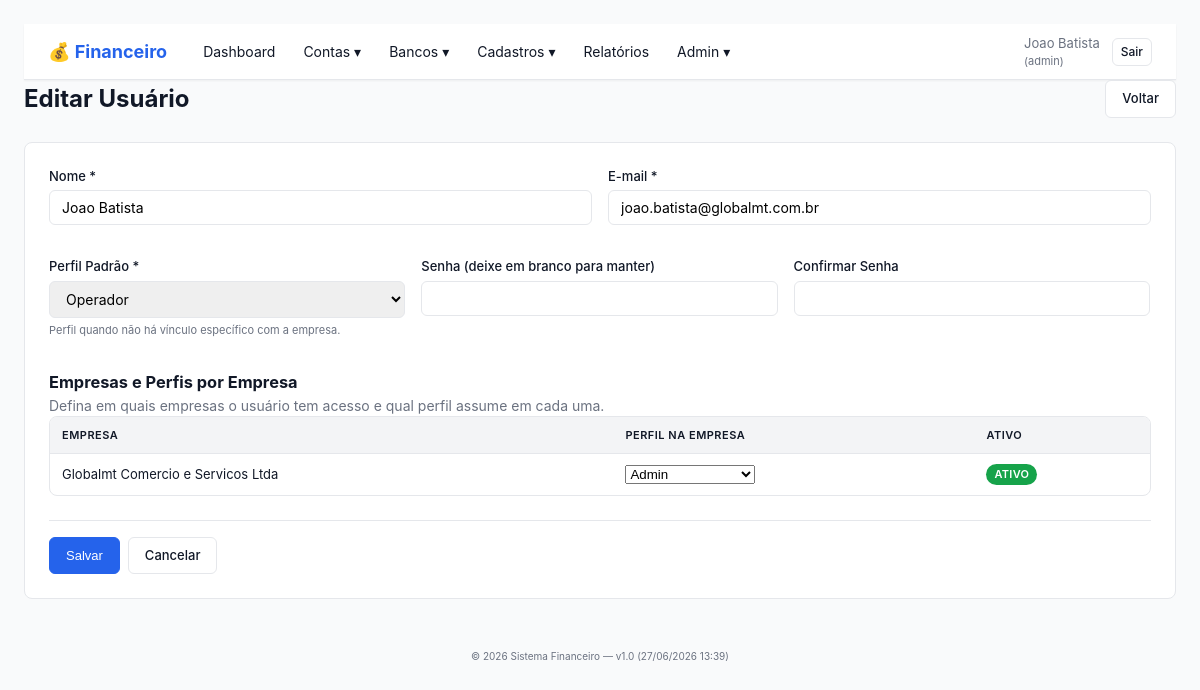
Screenshot of /usuario_form.php?id=1 (signed in) with the database file from the repository.
### tables this page shows
CREATE TABLE usuarios (
    id INT(11) NOT NULL AUTO_INCREMENT,
    nome VARCHAR(150) NOT NULL,
    email VARCHAR(150) NOT NULL,
    senha_hash VARCHAR(255) NOT NULL,
    perfil_padrao ENUM('admin','operador','aprovador','pagador','visualizador') DEFAULT 'operador',
    ativo TINYINT(1) DEFAULT 1,
    data_criacao TIMESTAMP DEFAULT CURRENT_TIMESTAMP,
    ultimo_acesso DATETIME,
    PRIMARY KEY (id),
    UNIQUE KEY uk_email (email),
    INDEX idx_ativo (ativo)
);

CREATE TABLE empresas (
    id INT(11) NOT NULL AUTO_INCREMENT,
    razao_social VARCHAR(200) NOT NULL,
    nome_fantasia VARCHAR(100),
    cnpj VARCHAR(20),
    inscricao_estadual VARCHAR(20),
    endereco VARCHAR(255),
    cidade VARCHAR(100),
    uf CHAR(2),
    cep VARCHAR(10),
    telefone VARCHAR(20),
    email VARCHAR(150),
    ativo TINYINT(1) DEFAULT 1,
    data_criacao TIMESTAMP DEFAULT CURRENT_TIMESTAMP,
    PRIMARY KEY (id),
    UNIQUE KEY uk_cnpj (cnpj),
    INDEX idx_razao_social (razao_social),
    INDEX idx_ativo (ativo)
);

### src/lib/Helper.php (called while the page is built, shortened)
<?php
function layout(string $titulo, string $view, array $vars = []): void
{
    $usuario = Auth::user();
    extract($vars, EXTR_SKIP);
    require FINANCEIRO_SRC . '/views/layout/header.php';
    require FINANCEIRO_SRC . '/views/layout/navbar.php';
    require FINANCEIRO_SRC . '/views/' . $view;
    require FINANCEIRO_SRC . '/views/layout/footer.php';
}

### src/controllers/UsuarioController.php (called while the page is built, shortened)
<?php
final class UsuarioController
{
    public function form(): void
    {
        $id = (int)($_GET['id'] ?? 0);
        $usuario = null;
        $vinculos = [];
        if ($id > 0) {
            $db = Database::getConnection();
            $stmt = $db->prepare('SELECT * FROM usuarios WHERE id = ?');
            $stmt->execute([$id]);
            $usuario = $stmt->fetch();
            $stmtV = $db->prepare('SELECT empresa_id, perfil_na_empresa, ativo FROM usuarios_empresas WHERE usuario_id = ?');
            $stmtV->execute([$id]);
            $vinculos = $stmtV->fetchAll();
        }
        $empresas = $db = Database::getConnection();
        $empresas = $db->query('SELECT id, razao_social, nome_fantasia FROM empresas WHERE ativo = 1 ORDER BY razao_social')->fetchAll();
        layout($usuario ? 'Editar Usuário' : 'Novo Usuário', 'usuarios/form.php', [
            'usuario'  => $usuario,
            'vinculos' => $vinculos,
            'empresas' => $empresas,
        ]);
    }
}

### public/usuario_form.php (called while the page is built, shortened)
<?php
(new UsuarioController)->form();

### src/lib/Auth.php (called while the page is built, shortened)
<?php
final class Auth
{
    public static function perfilAtual(): string
    {
        foreach ($_SESSION['empresas'] as $emp) {
            if ((int)$emp['empresa_id'] === (int)$_SESSION['empresa_id']) {
                return $emp['perfil_na_empresa'];
            }
        }
        return '';
    }
    public static function isLogged(): bool
    {
        return isset($_SESSION['usuario_id']) && isset($_SESSION['empresa_id']);
    }
    public static function user(): array
    {
        return [
            'id'         => (int)$_SESSION['usuario_id'],
            'nome'       => $_SESSION['usuario_nome'] ?? '',
            'email'      => $_SESSION['usuario_email'] ?? '',
            'empresa_id' => (int)$_SESSION['empresa_id'],
            'perfil'     => self::perfilAtual(),
        ];
    }
}

### src/lib/Permissao.php (called while the page is built, shortened)
<?php
final class Permissao
{
    public static function tem(string $capability): bool
    {
        $perfil = Auth::perfilAtual();
        return in_array($capability, self::CAPS[$perfil] ?? [], true);
    }
}

### src/views/usuarios/form.php (the view, shortened to what this page needs)
<div class="page-header">
    <h1><?= $usuario ? 'Editar' : 'Novo' ?> Usuário</h1>
    <a href="usuarios.php" class="btn">Voltar</a>
</div>
<form method="post" action="usuario_salvar.php" class="form">
    <div class="row">
        <div class="form-group col-6">
            <label>Nome *</label>
            <input type="text" name="nome" required maxlength="150"
                   value="<?= htmlspecialchars($usuario['nome'] ?? '') ?>">
        </div>
        <div class="form-group col-6">
            <label>E-mail *</label>
            <input type="email" name="email" required maxlength="150"
                   value="<?= htmlspecialchars($usuario['email'] ?? '') ?>">
        </div>
    </div>
    <div class="row">
        <div class="form-group col-4">
            <label>Perfil Padrão *</label>
            <select name="perfil_padrao" required>
                <?php $pp = $usuario['perfil_padrao'] ?? 'operador'; ?>
                <?php foreach (Permissao::PERFIS as $perfil): ?>
                    <option value="<?= $perfil ?>" <?= $pp === $perfil ? 'selected' : '' ?>>
                        <?= ucfirst($perfil) ?>
                    </option>
                <?php endforeach; ?>
            </select>
            <small class="muted">Perfil quando não há vínculo específico com a empresa.</small>
        </div>
        <div class="form-group col-4">
            <label>Senha <?= $usuario ? '(deixe em branco para manter)' : '*' ?></label>
            <input type="password" name="senha" minlength="6" <?= $usuario ? '' : 'required' ?>>
        </div>
        <div class="form-group col-4">
            <label>Confirmar Senha</label>
            <input type="password" name="confirma_senha" minlength="6">
        </div>
    </div>
    <h3>Empresas e Perfis por Empresa</h3>
    <p class="muted">Defina em quais empresas o usuário tem acesso e qual perfil assume em cada uma.</p>
    <table class="table">
        <thead><tr><th>Empresa</th><th>Perfil na Empresa</th><th>Ativo</th></tr></thead>
        <tbody>
            <?php foreach ($empresas as $emp):
                $vinculoAtual = null;
                foreach ($vinculos as $v) {
                    if ((int)$v['empresa_id'] === (int)$emp['id']) {
                        $vinculoAtual = $v;
                        break;
                    }
                }
            ?>
                <tr>
                    <td><?= htmlspecialchars($emp['razao_social']) ?></td>
                    <td>
                        <select name="vinculos[<?= (int)$emp['id'] ?>]">
                            <?php $perfilVinc = $vinculoAtual['perfil_na_empresa'] ?? ''; ?>
                            <?php foreach (Permissao::PERFIS as $perfil): ?>
                                <option value="<?= $perfil ?>" <?= $perfilVinc === $perfil ? 'selected' : '' ?>>
                                    <?= ucfirst($perfil) ?>
                                </option>
                            <?php endforeach; ?>
                        </select>
                    </td>
                    <td>
                        <?php if ($vinculoAtual): ?>
                            <span class="badge badge-<?= $vinculoAtual['ativo'] ? 'success' : 'secondary' ?>">
                                <?= $vinculoAtual['ativo'] ? 'Ativo' : 'Inativo' ?>
                            </span>
                        <?php else: ?>
                            <span class="muted">—</span>
                        <?php endif; ?>
                    </td>
                </tr>
            <?php endforeach; ?>
        </tbody>
    </table>
    <div class="form-actions">
        <button type="submit" class="btn btn-primary">Salvar</button>
        <a href="usuarios.php" class="btn">Cancelar</a>
    </div>
</form>

### src/views/layout/navbar.php (shortened to what this page needs)
<?php
$usuario = $usuario ?? Auth::user();
$perfil  = $perfil  ?? Auth::perfilAtual();
?>
<nav class="navbar">
    <div class="navbar-brand">
        <a href="index.php">💰 Financeiro</a>
    </div>
    <ul class="navbar-menu">
        <li><a href="index.php">Dashboard</a></li>
        <li class="dropdown">
            <a href="#">Contas ▾</a>
        </li>
        <li class="dropdown">
            <a href="#">Bancos ▾</a>
        </li>
        <li class="dropdown">
            <a href="#">Cadastros ▾</a>
        </li>
        <li><a href="relatorios.php">Relatórios</a></li>
        <?php if (Permissao::tem('gerenciar_empresas') || Permissao::tem('gerenciar_usuarios')): ?>
        <li class="dropdown">
            <a href="#">Admin ▾</a>
        </li>
        <?php endif; ?>
    </ul>
    <div class="navbar-right">
        <span class="user-info">
            <?= htmlspecialchars($usuario['nome'] ?? '') ?>
            <small>(<?= htmlspecialchars($perfil) ?>)</small>
        </span>
        <a href="logout.php" class="btn btn-sm">Sair</a>
    </div>
</nav>

### public/assets/financeiro.css (style rules this page uses)
* { box-sizing: border-box; margin: 0; padding: 0; }
:root { --color-primary: #2563eb; --color-primary-dark: #1d4ed8; --color-success: #16a34a; --color-warning: #d97706; --color-danger: #dc2626; --color-info: #0891b2; --color-secondary: #6b7280; --color-bg: #f9fafb; --color-surface: #ffffff; --color-text: #111827; --color-text-muted: #6b7280; --color-border: #e5e7eb; --shadow-sm: 0 1px 2px 0 rgba(0,0,0,0.05); --shadow: 0 1px 3px 0 rgba(0,0,0,0.1), 0 1px 2px 0 rgba(0,0,0,0.06); }
body { font-family: -apple-system, BlinkMacSystemFont, "Segoe UI", Roboto, "Helvetica Neue", Arial, sans-serif; background: var(--color-bg); color: var(--color-text); line-height: 1.5; font-size: 14px; }
.navbar { background: var(--color-surface); border-bottom: 1px solid var(--color-border); box-shadow: var(--shadow-sm); padding: 0 24px; display: flex; align-items: center; height: 56px; gap: 24px; }
.navbar-brand a { font-size: 18px; font-weight: 700; color: var(--color-primary); text-decoration: none; }
.navbar-menu { display: flex; list-style: none; gap: 4px; margin: 0; flex: 1; }
.navbar-menu li.dropdown { position: relative; }
.navbar-menu > li > a { padding: 8px 12px; color: var(--color-text); text-decoration: none; border-radius: 6px; transition: background 0.15s; display: block; }
.navbar-right { display: flex; align-items: center; gap: 12px; }
.user-info { font-size: 13px; color: var(--color-text-muted); }
.user-info small { display: block; font-size: 11px; color: var(--color-text-muted); }
.page-header { display: flex; justify-content: space-between; align-items: center; margin-bottom: 24px; flex-wrap: wrap; gap: 12px; }
.page-header h1 { font-size: 24px; color: var(--color-text); }
.btn { padding: 8px 16px; border: 1px solid var(--color-border); border-radius: 6px; background: var(--color-surface); color: var(--color-text); cursor: pointer; text-decoration: none; font-size: 13px; font-weight: 500; transition: all 0.15s; display: inline-block; }
.btn-primary { background: var(--color-primary); border-color: var(--color-primary); color: white; }
.btn-sm { padding: 4px 8px; font-size: 12px; }
.row { display: flex; flex-wrap: wrap; gap: 16px; margin-bottom: 16px; }
.row .col-4 { flex: 0 0 calc(33.33% - 11px); }
.row .col-6 { flex: 0 0 calc(50% - 8px); }
.table { width: 100%; background: var(--color-surface); border: 1px solid var(--color-border); border-radius: 8px; border-collapse: separate; border-spacing: 0; margin-bottom: 24px; overflow: hidden; }
.table th, .table td { padding: 10px 12px; text-align: left; border-bottom: 1px solid var(--color-border); font-size: 13px; }
.table th { background: #f3f4f6; font-weight: 600; color: var(--color-text); text-transform: uppercase; font-size: 11px; letter-spacing: 0.5px; }
.table tbody tr:last-child td { border-bottom: none; }
.badge { display: inline-block; padding: 2px 8px; border-radius: 12px; font-size: 11px; font-weight: 600; background: var(--color-secondary); color: white; text-transform: uppercase; letter-spacing: 0.3px; }
.badge-success { background: var(--color-success); }
.form { background: var(--color-surface); border: 1px solid var(--color-border); border-radius: 8px; padding: 24px; margin-bottom: 24px; }
.form-group { margin-bottom: 16px; }
.form-group label { display: block; margin-bottom: 4px; font-size: 13px; font-weight: 500; color: var(--color-text); }
.form-group input, .form-group select, .form-group textarea { width: 100%; padding: 8px 12px; border: 1px solid var(--color-border); border-radius: 6px; font-size: 14px; font-family: inherit; }
.form-group small.muted { color: var(--color-text-muted); font-size: 11px; display: block; margin-top: 4px; }
.form-actions { display: flex; gap: 8px; margin-top: 24px; padding-top: 16px; border-top: 1px solid var(--color-border); }
.muted { color: var(--color-text-muted); }

### rows the page displays
usuarios: nome "Joao Batista", email "joao.batista@globalmt.com.br"
empresas: razao_social "Globalmt Comercio e Servicos Ltda", id "Admin"

### other values shown
$perfil "admin"
form field perfil_padrao "Operador"
